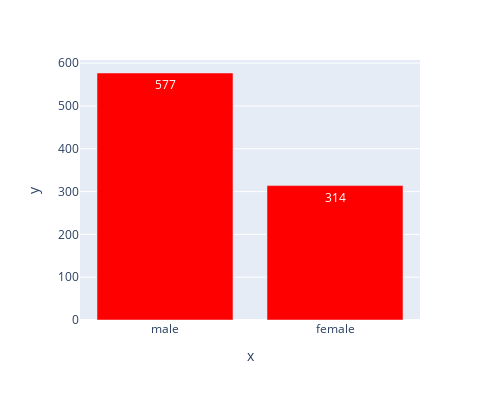

Notebook cell for this chart:
### Code cell
px.bar(x=df['Sex'].value_counts().index,
       y=df['Sex'].value_counts().values,height=400,width=500,text_auto=True,
       color_discrete_sequence=["red"])
# in titanic there were most no. of males compared to female

### Figure 1 — Plotly figure (JSON) as saved in the notebook; plotly's stock layout.template omitted (floating-point values rounded to 4 significant figures)
{"data": [{"alignmentgroup": "True", "hovertemplate": "x=%{x}<br>y=%{y}<extra></extra>", "legendgroup": "", "marker": {"color": "red", "pattern": {"shape": ""}}, "name": "", "offsetgroup": "", "orientation": "v", "showlegend": false, "textposition": "auto", "texttemplate": "%{y}", "type": "bar", "x": ["male", "female"], "xaxis": "x", "y": [577, 314], "yaxis": "y"}], "layout": {"barmode": "relative", "height": 400, "legend": {"tracegroupgap": 0}, "margin": {"t": 60}, "width": 500, "xaxis": {"anchor": "y", "domain": [0, 1], "title": {"text": "x"}}, "yaxis": {"anchor": "x", "domain": [0, 1], "title": {"text": "y"}}}}
